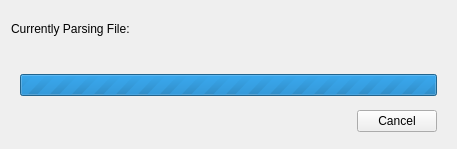
<?xml version="1.0" encoding="UTF-8"?>
<ui version="4.0">
 <class>ProgressMessageBox</class>
 <widget class="QWidget" name="ProgressMessageBox">
  <property name="geometry">
   <rect>
    <x>0</x>
    <y>0</y>
    <width>457</width>
    <height>149</height>
   </rect>
  </property>
  <property name="windowTitle">
   <string>Validating...</string>
  </property>
  <layout class="QVBoxLayout" name="verticalLayout">
   <item>
    <widget class="QLabel" name="label">
     <property name="text">
      <string>Currently Parsing File:</string>
     </property>
    </widget>
   </item>
   <item>
    <widget class="QFrame" name="frame">
     <property name="frameShape">
      <enum>QFrame::NoFrame</enum>
     </property>
     <property name="frameShadow">
      <enum>QFrame::Raised</enum>
     </property>
     <layout class="QVBoxLayout" name="verticalLayout_2">
      <property name="topMargin">
       <number>2</number>
      </property>
      <property name="bottomMargin">
       <number>2</number>
      </property>
      <item>
       <widget class="QLabel" name="progressLabel">
        <property name="text">
         <string/>
        </property>
       </widget>
      </item>
      <item>
       <widget class="QProgressBar" name="progressBar">
        <property name="maximum">
         <number>0</number>
        </property>
        <property name="value">
         <number>0</number>
        </property>
        <property name="textVisible">
         <bool>false</bool>
        </property>
       </widget>
      </item>
     </layout>
    </widget>
   </item>
   <item>
    <widget class="QFrame" name="buttonFrame">
     <property name="frameShape">
      <enum>QFrame::NoFrame</enum>
     </property>
     <property name="frameShadow">
      <enum>QFrame::Raised</enum>
     </property>
     <layout class="QHBoxLayout" name="horizontalLayout">
      <property name="topMargin">
       <number>2</number>
      </property>
      <property name="bottomMargin">
       <number>2</number>
      </property>
      <item>
       <spacer name="horizontalSpacer">
        <property name="orientation">
         <enum>Qt::Horizontal</enum>
        </property>
        <property name="sizeHint" stdset="0">
         <size>
          <width>40</width>
          <height>20</height>
         </size>
        </property>
       </spacer>
      </item>
      <item>
       <widget class="QPushButton" name="pushButton">
        <property name="text">
         <string>Cancel</string>
        </property>
       </widget>
      </item>
     </layout>
    </widget>
   </item>
  </layout>
 </widget>
 <resources/>
 <connections/>
</ui>
